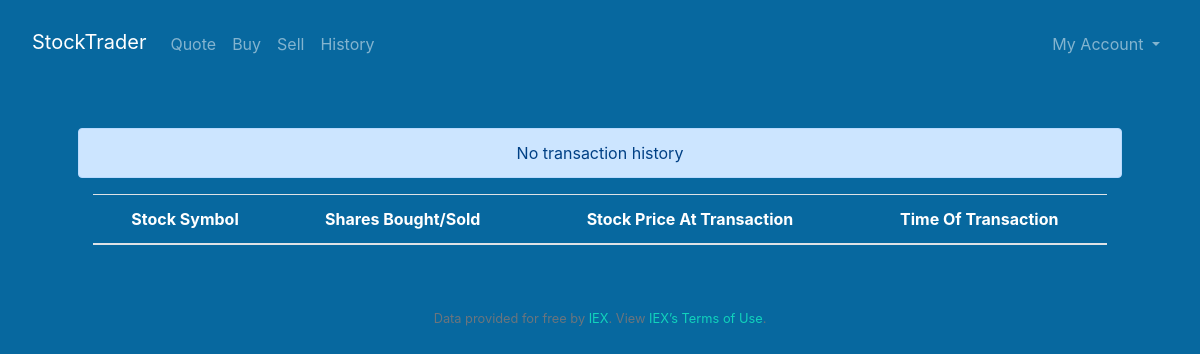
The app's page /history (signed in), older data.
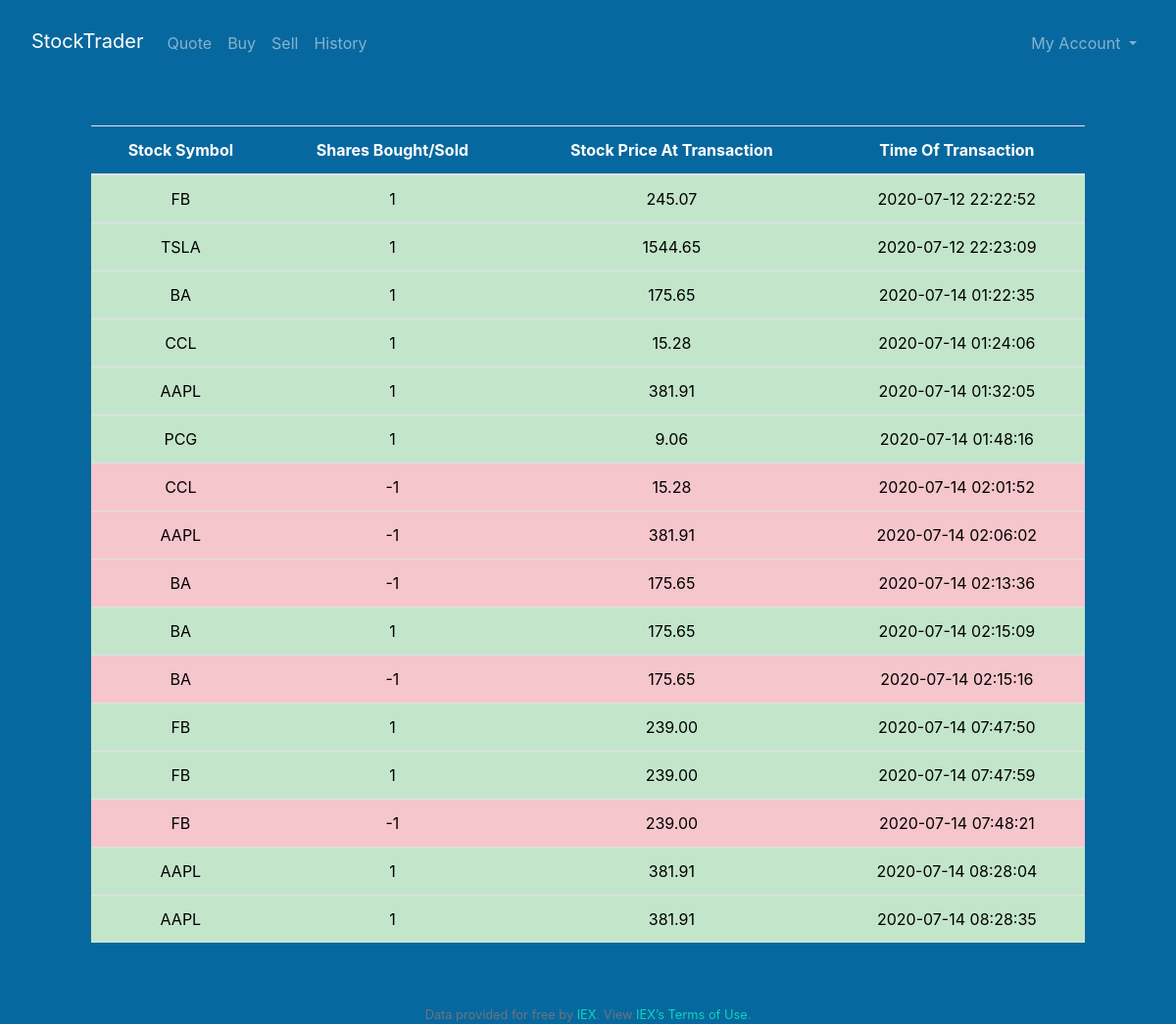
The same page, newer data.
### tables this page shows
CREATE TABLE "history" (
	"id"	INTEGER NOT NULL,
	"symbol"	TEXT NOT NULL,
	"datetime_text"	TEXT NOT NULL DEFAULT CURRENT_TIMESTAMP,
	"shares"	INTEGER NOT NULL,
	"price"	NUMERIC NOT NULL
);

### application.py (the view)
@app.route("/history")
@login_required
def history():
    db = SQL("sqlite:///finance.db")
    history_list = db.execute('SELECT * FROM history WHERE id=:id', id=session['user_id'])
    if len(history_list) == 0:
        message = "No transaction history"
    else:
        message = ''
    return render_template('history.html', history_list = history_list, message=message)

### application.py (called while the page is built)
@app.after_request
def after_request(response):
    response.headers["Cache-Control"] = "no-cache, no-store, must-revalidate"
    response.headers["Expires"] = 0
    response.headers["Pragma"] = "no-cache"
    return response

### helpers.py (called while the page is built)
def login_required(f):
    @wraps(f)
    def decorated_function(*args, **kwargs):
        if session.get("user_id") is None:
            return redirect("/login")
        return f(*args, **kwargs)
    return decorated_function

### templates/history.html (shortened to what this page needs)
{% extends "layout.html" %}
{% block main %}
<header>
    {% if message %}
    <div class='alert alert-primary text-center'>{{ message }}</div>
    {% endif %}
</header>
<main class="container">
    <table class="table">
        <thead>
            <tr>
                <th>Stock Symbol</th>
                <th>Shares Bought/Sold</th>
                <th>Stock Price At Transaction</th>
                <th>Time Of Transaction</th>
            </tr>
        </thead>
        {% for row in history_list %}
        {% if row['shares'] < 0 %}
        <tr class="table-danger table-history">
            <td name="symbol" class="danger">{{ row['symbol'] }}</td>
            <td name="shares" class="danger">{{ row['shares'] }}</td>
            <td name="price" class="danger">{{ "%0.2f"|format(row['price']|float) }}</td>
            <td name="price" class="danger">{{ row['datetime_text'] }}</td>
        </tr>
        {% else %}
        <tr class="table-success table-history">
            <td name="symbol" class="success">{{ row['symbol'] }}</td>
            <td name="shares" class="success">{{ row['shares'] }}</td>
            <td name="price" class="success">{{ "%0.2f"|format(row['price']|float) }}</td>
            <td name="price" class="success">{{ row['datetime_text'] }}</td>
        </tr>
        {% endif %}
        {% endfor %}
    </table>
</main>
{% endblock %}

Row changes from the older to the newer data that the page shows:
added history: symbol "FB", shares "1", price "245.07", datetime_text "2020-07-12 22:22:52"
added history: symbol "TSLA", shares "1", price "1544.65", datetime_text "2020-07-12 22:23:09"
added history: symbol "BA", shares "1", price "175.65", datetime_text "2020-07-14 01:22:35"
added history: symbol "CCL", shares "1", price "15.28", datetime_text "2020-07-14 01:24:06"
added history: symbol "AAPL", shares "1", price "381.91", datetime_text "2020-07-14 01:32:05"
added history: symbol "PCG", shares "1", price "9.06", datetime_text "2020-07-14 01:48:16"
added history: symbol "CCL", shares "-1", price "15.28", datetime_text "2020-07-14 02:01:52"
added history: symbol "AAPL", shares "-1", price "381.91", datetime_text "2020-07-14 02:06:02"
added history: symbol "BA", shares "-1", price "175.65", datetime_text "2020-07-14 02:13:36"
added history: symbol "BA", shares "1", price "175.65", datetime_text "2020-07-14 02:15:09"
added history: symbol "BA", shares "-1", price "175.65", datetime_text "2020-07-14 02:15:16"
added history: symbol "FB", shares "1", price "239.00", datetime_text "2020-07-14 07:47:50"
added history: symbol "FB", shares "1", price "239.00", datetime_text "2020-07-14 07:47:59"
added history: symbol "FB", shares "-1", price "239.00", datetime_text "2020-07-14 07:48:21"
added history: symbol "AAPL", shares "1", price "381.91", datetime_text "2020-07-14 08:28:04"
added history: symbol "AAPL", shares "1", price "381.91", datetime_text "2020-07-14 08:28:35"
Text that changed along with them:
{{ message }}: "No transaction history" → (not shown)
